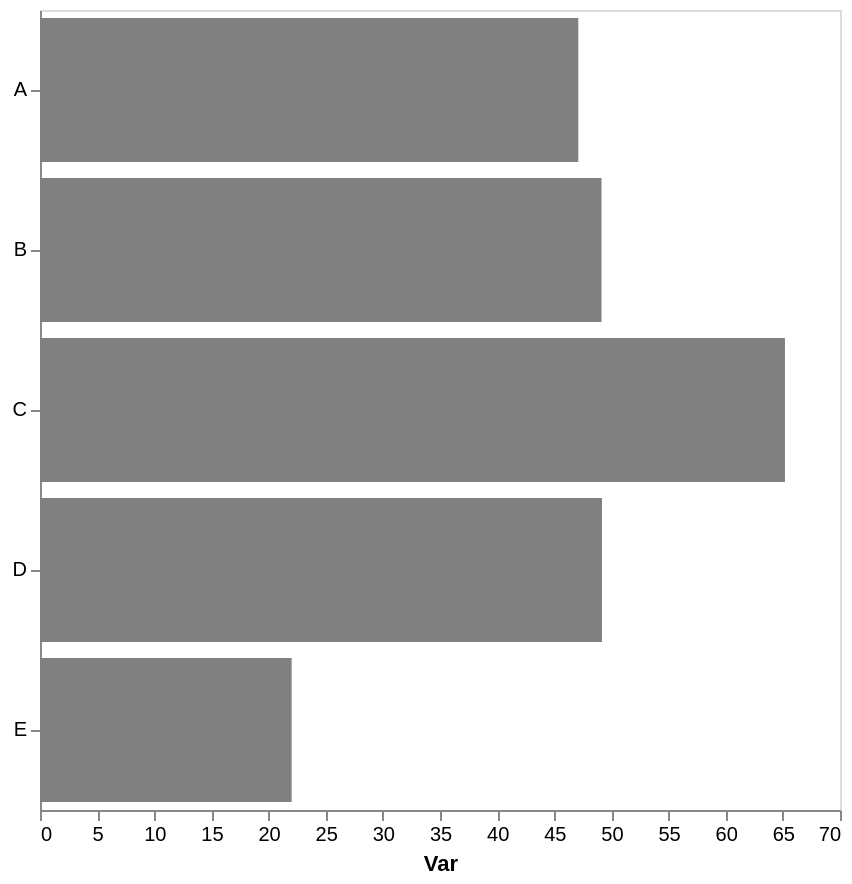

Express this chart as Vega-Lite.
### Vega-Lite specification from a JSON file in a GitHub repository (floating-point values rounded to 4 significant figures)
{"config": {"view": {"continuousWidth": 300, "continuousHeight": 300}, "axis": {"grid": false}, "bar": {"color": "gray"}}, "data": {"name": "data-004ca1e8c95435cb8f949c65131bfc81"}, "mark": {"type": "bar"}, "encoding": {"x": {"aggregate": "mean", "axis": {"title": "Var"}, "field": "var1", "type": "quantitative"}, "y": {"axis": {"title": null}, "field": "cat", "type": "nominal"}}, "height": 400, "width": 400, "$schema": "https://vega.github.io/schema/vega-lite/v5.17.0.json", "datasets": {"data-004ca1e8c95435cb8f949c65131bfc81": [{"cat": "B", "var1": 55.79, "var2": 50.97}, {"cat": "D", "var1": 40.4, "var2": 46.26}, {"cat": "D", "var1": 46.74, "var2": 57.73}, {"cat": "E", "var1": 24.79, "var2": 44.66}, {"cat": "D", "var1": 54.87, "var2": 36.89}, {"cat": "C", "var1": 65.18, "var2": 45.9}, {"cat": "D", "var1": 54.69, "var2": 60.79}, {"cat": "E", "var1": 19.25, "var2": 59.38}, {"cat": "B", "var1": 43.82, "var2": 36.07}, {"cat": "A", "var1": 62.15, "var2": 57.51}, {"cat": "A", "var1": 32.05, "var2": 46.3}, {"cat": "B", "var1": 47.79, "var2": 65.74}]}}
